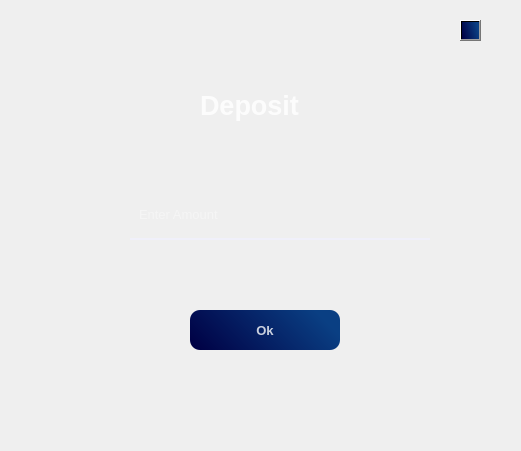
   <widget class="QWidget" name="diposit_widget" native="true">
    <property name="geometry">
     <rect>
      <x>2380</x>
      <y>0</y>
      <width>521</width>
      <height>451</height>
     </rect>
    </property>
    <property name="styleSheet">
     <string notr="true">QPushButton #pushButton{
background-color: qlineargradient(spread:pad, x1:0, y1:0, x2:1, y2:0, stop:0 rgba(0, 0, 68, 235), stop:1 rgba(255, 255, 255, 255));
color:rgba(255,255,255,200);
border-radius:10px;
}

QPushButton #pushButton:hover{
background-color: qlineargradient(spread:pad, x1:1, y1:0, x2:0, y2:0.778455, stop:0 rgba(0, 0, 68, 255), stop:1 rgba(255, 255, 255, 255))
color:red;
}</string>
    </property>
    <widget class="QLabel" name="label_9">
     <property name="geometry">
      <rect>
       <x>30</x>
       <y>10</y>
       <width>461</width>
       <height>411</height>
      </rect>
     </property>
     <property name="styleSheet">
      <string notr="true">background-image:url(:/images/rupee1.jpg);
background-repeat: no-repeat;
background-size: (831,441);
border-radius: 20px;
</string>
     </property>
     <property name="text">
      <string/>
     </property>
    </widget>
    <widget class="QLabel" name="deposit_head">
     <property name="geometry">
      <rect>
       <x>200</x>
       <y>70</y>
       <width>151</width>
       <height>71</height>
      </rect>
     </property>
     <property name="font">
      <font>
       <pointsize>20</pointsize>
       <weight>75</weight>
       <bold>true</bold>
      </font>
     </property>
     <property name="styleSheet">
      <string notr="true">color:rgba(255,255,255,210);
</string>
     </property>
     <property name="text">
      <string>Deposit</string>
     </property>
    </widget>
    <widget class="QLineEdit" name="deposit_amount">
     <property name="geometry">
      <rect>
       <x>130</x>
       <y>190</y>
       <width>300</width>
       <height>50</height>
      </rect>
     </property>
     <property name="font">
      <font>
       <pointsize>10</pointsize>
      </font>
     </property>
     <property name="styleSheet">
      <string notr="true">background-color:rgba(0,0,0,0);
border:none;
border-bottom:2px solid rgb(240, 240, 250);
color:rgba(255,255,255,190);
padding:7px;
</string>
     </property>
     <property name="placeholderText">
      <string>Enter Amount</string>
     </property>
    </widget>
    <widget class="QPushButton" name="deposit_ok">
     <property name="geometry">
      <rect>
       <x>190</x>
       <y>310</y>
       <width>150</width>
       <height>40</height>
      </rect>
     </property>
     <property name="font">
      <font>
       <pointsize>10</pointsize>
       <weight>75</weight>
       <bold>true</bold>
      </font>
     </property>
     <property name="styleSheet">
      <string notr="true">QPushButton#deposit_ok {
background-color:qlineargradient(spread:pad, x1:0, y1:0.897, x2:1, y2:0.631, stop:0 rgba(0, 0, 68, 255), stop:1 rgba(10, 63, 131, 255));
color:rgba(255,255,255,200);
border-radius:10px;
}

QPushButton#deposit_ok:hover {
background-color: qlineargradient(spread:pad, x1:0.134328, y1:0.846, x2:0.925, y2:0.142, stop:0 rgba(0, 0, 68, 255), stop:1 rgba(10, 63, 131, 255));
}

QPushButton#deposit_ok:pressed {
   padding-left:5px;
   padding-right:5px;
   padding-top:5px;
}</string>
     </property>
     <property name="text">
      <string>Ok</string>
     </property>
    </widget>
    <widget class="QPushButton" name="x_button">
     <property name="geometry">
      <rect>
       <x>460</x>
       <y>20</y>
       <width>21</width>
       <height>21</height>
      </rect>
     </property>
     <property name="styleSheet">
      <string notr="true">
QPushButton#x_button {
border-image:url(:/images/x-mark-5-256.png) 0 0 0 0 streatch streatch;
background-color:qlineargradient(spread:pad, x1:0, y1:0.897, x2:1, y2:0.631, stop:0 rgba(0, 0, 68, 255), stop:1 rgba(10, 63, 131, 255));
color:rgba(255,255,255,200);
}

QPushButton#x_button:hover {
border-image:url(:/images/x-mark-3-256.png) 0 0 0 0 streatch streatch;
background-color: qlineargradient(spread:pad, x1:0.134328, y1:0.846, x2:0.925, y2:0.142, stop:0 rgba(0, 0, 68, 255), stop:1 rgba(10, 63, 131, 255));
}

QPushButton#x_button:pressed {
   padding-left:5px;
   padding-right:5px;
   padding-top:5px;
}</string>
     </property>
     <property name="text">
      <string/>
     </property>
    </widget>
   </widget>
